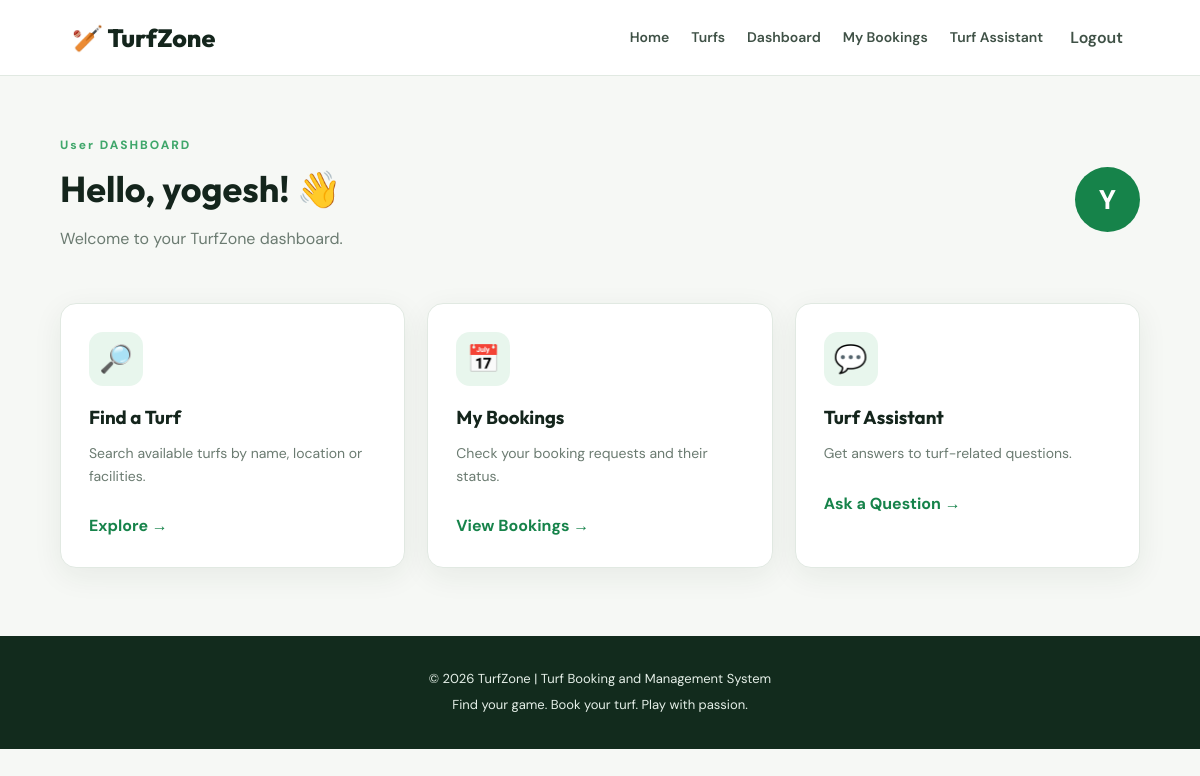
The app's page /dashboard/ (signed in) with its own data.
### accounts/models.py (models this page shows, shortened)
class User(AbstractUser):
    class Role(models.TextChoices):
        USER = "USER", "User"
        VENDOR = "VENDOR", "Vendor"
        ADMIN = "ADMIN", "Admin"
    role = models.CharField(
        max_length=10,
        choices=Role.choices,
        default=Role.USER,
    )
    phone = models.CharField(max_length=15, blank=True)

### accounts/views.py (the view)
# urls.py: path("dashboard/", views.dashboard, name="dashboard"),
@login_required
def dashboard(request):
    if request.user.is_superuser or request.user.role == User.Role.ADMIN:
        return redirect("/admin/")
    if request.user.role == User.Role.VENDOR:
        return render(request, "accounts/dashboard.html", {
            "dashboard_role": "Vendor",
        })
    return render(request, "accounts/dashboard.html", {
        "dashboard_role": "User",
    })

### templates/accounts/dashboard.html (shortened to what this page needs)
{% extends 'base.html' %}
{% block content %}
<section class="dashboard-section">
    <div class="dashboard-welcome">
        <div>
            <span class="eyebrow">{{ dashboard_role }} DASHBOARD</span>
            <h1>Hello, {{ user.first_name|default:user.username }}! 👋</h1>
            <p>Welcome to your TurfZone dashboard.</p>
        </div>
        <div class="profile-avatar">{{ user.username|first|upper }}</div>
    </div>
    <div class="dashboard-grid">
        {% if dashboard_role == 'Vendor' %}
            <a href="{% url 'turf_create' %}" class="dashboard-card">
                <span class="dashboard-card-icon">➕</span>
                <h3>Add New Turf</h3>
                <p>Add your turf details, price, facilities and timings.</p>
                <span class="card-link">Add Turf →</span>
            </a>
            <a href="{% url 'turf_list' %}" class="dashboard-card">
                <span class="dashboard-card-icon">🏟️</span>
                <h3>Browse Turfs</h3>
                <p>View turf listings on the website.</p>
                <span class="card-link">View Turfs →</span>
            </a>
            <a href="{% url 'vendor_bookings' %}" class="dashboard-card">
                <span class="dashboard-card-icon">📋</span>
                <h3>Manage Bookings</h3>
                <p>Review booking requests and update their status.</p>
                <span class="card-link">Manage →</span>
            </a>
        {% else %}
            <a href="{% url 'turf_list' %}" class="dashboard-card">
                <span class="dashboard-card-icon">🔎</span>
                <h3>Find a Turf</h3>
                <p>Search available turfs by name, location or facilities.</p>
                <span class="card-link">Explore →</span>
            </a>
            <a href="{% url 'my_bookings' %}" class="dashboard-card">
                <span class="dashboard-card-icon">📅</span>
                <h3>My Bookings</h3>
                <p>Check your booking requests and their status.</p>
                <span class="card-link">View Bookings →</span>
            </a>
            <a href="{% url 'chatbot:chatbot' %}" class="dashboard-card">
                <span class="dashboard-card-icon">💬</span>
                <h3>Turf Assistant</h3>
                <p>Get answers to turf-related questions.</p>
                <span class="card-link">Ask a Question →</span>
            </a>
        {% endif %}
    </div>
</section>
{% endblock %}

### static/css/style.css (style rules this page uses)
:root { --primary: #16834a; --primary-dark: #0d6337; --primary-light: #e8f6ed; --dark: #14251c; --muted: #6b7b71; --background: #f6f8f5; --white: #ffffff; --border: #e1e9e2; --danger: #d94141; --radius: 16px; --shadow: 0 8px 30px rgba(24, 57, 35, 0.07); }
* { box-sizing: border-box; }
body { margin: 0; background: var(--background); color: var(--dark); font-family: 'DM Sans', sans-serif; line-height: 1.6; }
h1, h2, h3, h4 { font-family: 'Outfit', sans-serif; line-height: 1.2; }
a { color: var(--primary); text-decoration: none; }
.eyebrow { display: inline-block; color: #40a76b; font-size: 12px; font-weight: 800; letter-spacing: 2px; margin-bottom: 12px; }
.feature-grid, .dashboard-grid { display: grid; grid-template-columns: repeat(3, minmax(0, 1fr)); gap: 22px; }
.feature-card, .dashboard-card { background: white; border: 1px solid var(--border); border-radius: var(--radius); padding: 28px; box-shadow: var(--shadow); }
.feature-icon, .dashboard-card-icon { width: 54px; height: 54px; display: grid; place-items: center; border-radius: 14px; background: var(--primary-light); font-size: 27px; }
.feature-card h3, .dashboard-card h3 { margin: 20px 0 8px; }
.feature-card p, .dashboard-card p { color: var(--muted); font-size: 14px; }
.dashboard-section { width: min(1180px, 90%); margin: 0 auto; padding: 55px 0; }
.dashboard-welcome { display: flex; align-items: center; justify-content: space-between; margin-bottom: 35px; }
.dashboard-welcome h1 { margin: 0; font-size: 36px; }
.dashboard-welcome p { color: var(--muted); }
.profile-avatar { width: 65px; height: 65px; display: grid; place-items: center; background: var(--primary); color: white; border-radius: 50%; font-size: 27px; font-weight: 800; }
.dashboard-card { display: block; color: var(--dark); transition: .2s; }
.card-link { display: inline-block; margin-top: 12px; font-weight: 700; color: var(--primary); }

### records on screen
User: role "User", first_name "yogesh", username|first "Y"
